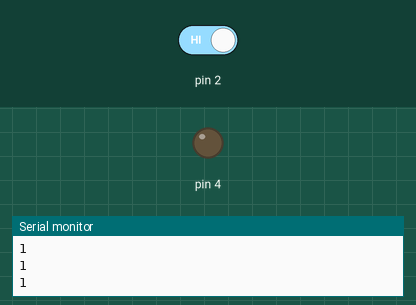
This sketch was run on a simulated Arduino Uno, built with avr-gcc and run on an emulated ATmega328P. Shown: output pins drawn as LEDs (lit = HIGH), the last lines printed to the serial monitor. Inputs (shaded band) come from the test bench; at power-on: pin 2 HIGH.

Above: at 1.2 s.
1.3 s: pin 2 driven LOW
At 2.2 s:
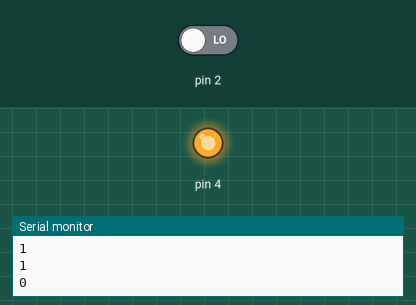
Timing chart, 0 to 4.3 s (numbered marks = the images above; inputs shaded):
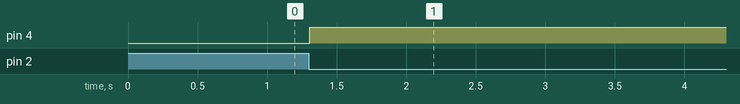

The sketch:

projeto_pullup.ino
```cpp
// C++ code
//

int led=LOW;

void setup()
{
  pinMode(2,INPUT);
  pinMode(4,OUTPUT);
  Serial.begin(9600);
}

void loop()
{
  int botao=digitalRead(2);
  Serial.println(botao);
  if(botao == 0){
    if(led==LOW){
      	led=HIGH;
    }
    else{
      led=LOW;
    }
    digitalWrite(4,led);
    while(digitalRead(2) == 0) {
      	delay(10);
    }
  }
}
```

Measured:
- after the input at 1.3 s, pin 4: LOW → HIGH at once
